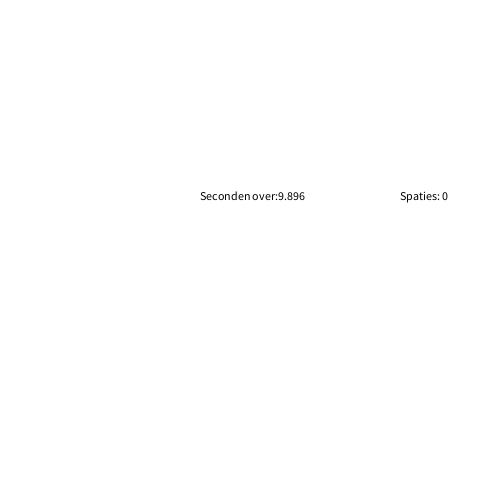
Frame 1 (no input)
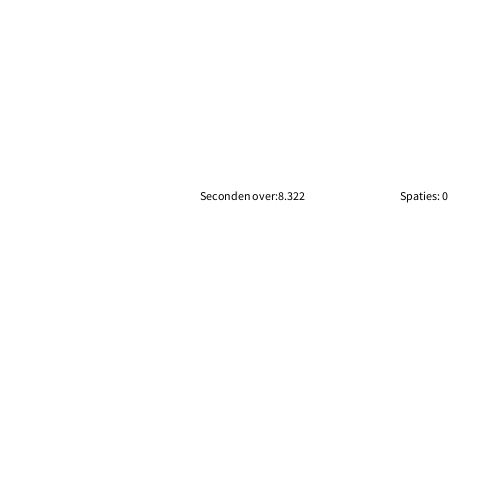
Frame 60 (the mouse pressed at the canvas centre just before this capture)
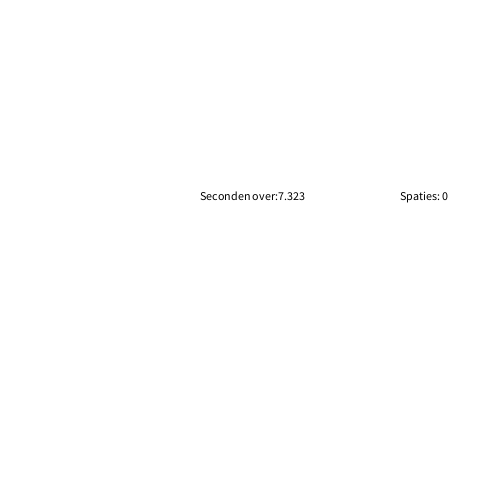
Frame 120 (the mouse held since frame 60 and released just before this capture)

The Processing sketch that drew these frames (run headless with seeded random() and noise(); from frame 60 on, the mouse is pressed at the canvas centre):

// Processing sketch: Opd_2
// ── Opd_2.pde
int seconden;
int leftAmount;
int millisLeft;
int Spaties =0;
boolean testing = true;
void setup(){
  size(500,500);
  
}

void draw(){
  background(255,255,255);
  
  seconden = millis()/1000;
  leftAmount = 9 - seconden;
    millisLeft = 1000 - (millis()%1000);
    
    if(leftAmount <= 0){
    leftAmount = 0;
    millisLeft = 0;
  }  
  
  if(seconden >= 10){
    testing = false;
  }
  fill(0,0,0);
  text("Spaties: "+ Spaties, 400,200);
  text("Seconden over:" + leftAmount + "." + millisLeft, 200,200);
}

void keyReleased(){
  if(keyCode == 32){
    Spaties++;
  }
}
